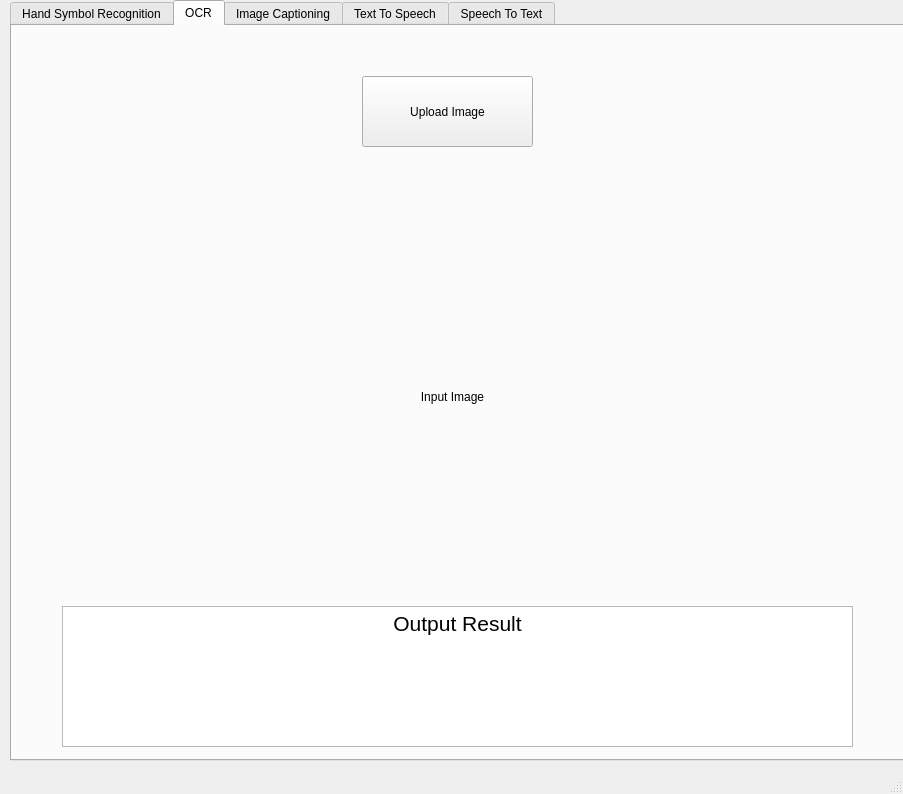
<?xml version="1.0" encoding="UTF-8"?>
<ui version="4.0">
 <class>MainWindow</class>
 <widget class="QMainWindow" name="MainWindow">
  <property name="geometry">
   <rect>
    <x>0</x>
    <y>0</y>
    <width>903</width>
    <height>794</height>
   </rect>
  </property>
  <property name="windowTitle">
   <string>MainWindow</string>
  </property>
  <widget class="QWidget" name="centralwidget">
   <widget class="QTabWidget" name="dashboard_navigator">
    <property name="geometry">
     <rect>
      <x>10</x>
      <y>0</y>
      <width>1001</width>
      <height>761</height>
     </rect>
    </property>
    <property name="currentIndex">
     <number>1</number>
    </property>
    <widget class="QWidget" name="hand_symbol_recognition">
     <attribute name="title">
      <string>Hand Symbol Recognition</string>
     </attribute>
     <widget class="QLabel" name="input_feed">
      <property name="geometry">
       <rect>
        <x>20</x>
        <y>20</y>
        <width>400</width>
        <height>300</height>
       </rect>
      </property>
      <property name="text">
       <string>Input Feed</string>
      </property>
      <property name="alignment">
       <set>Qt::AlignCenter</set>
      </property>
     </widget>
     <widget class="QLabel" name="pose_estimation_feed">
      <property name="geometry">
       <rect>
        <x>470</x>
        <y>20</y>
        <width>400</width>
        <height>300</height>
       </rect>
      </property>
      <property name="text">
       <string>Pose Estimation</string>
      </property>
      <property name="alignment">
       <set>Qt::AlignCenter</set>
      </property>
     </widget>
     <widget class="QLabel" name="roi_feed">
      <property name="geometry">
       <rect>
        <x>20</x>
        <y>350</y>
        <width>400</width>
        <height>300</height>
       </rect>
      </property>
      <property name="text">
       <string>ROI</string>
      </property>
      <property name="alignment">
       <set>Qt::AlignCenter</set>
      </property>
     </widget>
     <widget class="QLabel" name="final_feed">
      <property name="geometry">
       <rect>
        <x>470</x>
        <y>350</y>
        <width>341</width>
        <height>301</height>
       </rect>
      </property>
      <property name="text">
       <string>Final Feed</string>
      </property>
      <property name="alignment">
       <set>Qt::AlignCenter</set>
      </property>
     </widget>
     <widget class="QPushButton" name="start_hsr">
      <property name="geometry">
       <rect>
        <x>170</x>
        <y>680</y>
        <width>111</width>
        <height>41</height>
       </rect>
      </property>
      <property name="text">
       <string>Start Here</string>
      </property>
     </widget>
     <widget class="QLabel" name="out_symbol">
      <property name="geometry">
       <rect>
        <x>450</x>
        <y>680</y>
        <width>151</width>
        <height>41</height>
       </rect>
      </property>
      <property name="font">
       <font>
        <pointsize>16</pointsize>
        <weight>75</weight>
        <bold>true</bold>
       </font>
      </property>
      <property name="text">
       <string>Output</string>
      </property>
      <property name="alignment">
       <set>Qt::AlignCenter</set>
      </property>
     </widget>
    </widget>
    <widget class="QWidget" name="ocr">
     <attribute name="title">
      <string>OCR</string>
     </attribute>
     <widget class="QPushButton" name="ocr_upload">
      <property name="geometry">
       <rect>
        <x>350</x>
        <y>50</y>
        <width>171</width>
        <height>71</height>
       </rect>
      </property>
      <property name="text">
       <string>Upload Image</string>
      </property>
     </widget>
     <widget class="QLabel" name="ocr_image">
      <property name="geometry">
       <rect>
        <x>60</x>
        <y>180</y>
        <width>761</width>
        <height>381</height>
       </rect>
      </property>
      <property name="text">
       <string>Input Image</string>
      </property>
      <property name="alignment">
       <set>Qt::AlignCenter</set>
      </property>
     </widget>
     <widget class="QTextBrowser" name="ocr_output">
      <property name="geometry">
       <rect>
        <x>50</x>
        <y>580</y>
        <width>791</width>
        <height>141</height>
       </rect>
      </property>
      <property name="html">
       <string>&lt;!DOCTYPE HTML PUBLIC &quot;-//W3C//DTD HTML 4.0//EN&quot; &quot;http://www.w3.org/TR/REC-html40/strict.dtd&quot;&gt;
&lt;html&gt;&lt;head&gt;&lt;meta name=&quot;qrichtext&quot; content=&quot;1&quot; /&gt;&lt;style type=&quot;text/css&quot;&gt;
p, li { white-space: pre-wrap; }
&lt;/style&gt;&lt;/head&gt;&lt;body style=&quot; font-family:'MS Shell Dlg 2'; font-size:7.8pt; font-weight:400; font-style:normal;&quot;&gt;
&lt;p align=&quot;center&quot; style=&quot; margin-top:0px; margin-bottom:0px; margin-left:0px; margin-right:0px; -qt-block-indent:0; text-indent:0px;&quot;&gt;&lt;span style=&quot; font-size:16pt;&quot;&gt;Output Result&lt;/span&gt;&lt;/p&gt;&lt;/body&gt;&lt;/html&gt;</string>
      </property>
     </widget>
    </widget>
    <widget class="QWidget" name="image_captioning">
     <attribute name="title">
      <string>Image Captioning</string>
     </attribute>
     <widget class="QPushButton" name="ic_upload">
      <property name="geometry">
       <rect>
        <x>100</x>
        <y>50</y>
        <width>171</width>
        <height>71</height>
       </rect>
      </property>
      <property name="text">
       <string>Upload an Image</string>
      </property>
     </widget>
     <widget class="QPushButton" name="ic_camera">
      <property name="geometry">
       <rect>
        <x>620</x>
        <y>50</y>
        <width>161</width>
        <height>71</height>
       </rect>
      </property>
      <property name="text">
       <string>Click a Picture</string>
      </property>
     </widget>
     <widget class="QLabel" name="ic_inp_image">
      <property name="geometry">
       <rect>
        <x>60</x>
        <y>170</y>
        <width>741</width>
        <height>351</height>
       </rect>
      </property>
      <property name="text">
       <string>Input Image</string>
      </property>
      <property name="alignment">
       <set>Qt::AlignCenter</set>
      </property>
     </widget>
     <widget class="QTextBrowser" name="ic_image_caption">
      <property name="geometry">
       <rect>
        <x>40</x>
        <y>570</y>
        <width>821</width>
        <height>141</height>
       </rect>
      </property>
     </widget>
    </widget>
    <widget class="QWidget" name="text_to_speech">
     <attribute name="title">
      <string>Text To Speech</string>
     </attribute>
     <widget class="QTextEdit" name="tts_input">
      <property name="geometry">
       <rect>
        <x>20</x>
        <y>60</y>
        <width>841</width>
        <height>471</height>
       </rect>
      </property>
     </widget>
     <widget class="QPushButton" name="tts_button">
      <property name="geometry">
       <rect>
        <x>30</x>
        <y>610</y>
        <width>821</width>
        <height>41</height>
       </rect>
      </property>
      <property name="text">
       <string>Play Generated Speech</string>
      </property>
     </widget>
    </widget>
    <widget class="QWidget" name="speech_to_text">
     <attribute name="title">
      <string>Speech To Text</string>
     </attribute>
    </widget>
   </widget>
  </widget>
  <widget class="QStatusBar" name="statusbar"/>
  <action name="actionhello">
   <property name="text">
    <string>hello</string>
   </property>
  </action>
 </widget>
 <resources/>
 <connections/>
</ui>
